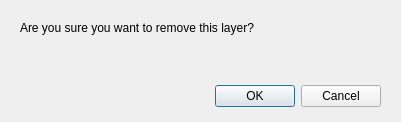
<?xml version="1.0" encoding="UTF-8"?>
<ui version="4.0">
 <class>deletelayer</class>
 <widget class="QDialog" name="deletelayer">
  <property name="geometry">
   <rect>
    <x>0</x>
    <y>0</y>
    <width>401</width>
    <height>122</height>
   </rect>
  </property>
  <property name="windowTitle">
   <string>Dialog</string>
  </property>
  <widget class="QDialogButtonBox" name="buttonBox">
   <property name="geometry">
    <rect>
     <x>40</x>
     <y>80</y>
     <width>341</width>
     <height>32</height>
    </rect>
   </property>
   <property name="orientation">
    <enum>Qt::Horizontal</enum>
   </property>
   <property name="standardButtons">
    <set>QDialogButtonBox::Cancel|QDialogButtonBox::Ok</set>
   </property>
  </widget>
  <widget class="QLabel" name="label">
   <property name="geometry">
    <rect>
     <x>20</x>
     <y>20</y>
     <width>311</width>
     <height>16</height>
    </rect>
   </property>
   <property name="text">
    <string>Are you sure you want to remove this layer?</string>
   </property>
  </widget>
 </widget>
 <resources/>
 <connections>
  <connection>
   <sender>buttonBox</sender>
   <signal>accepted()</signal>
   <receiver>deletelayer</receiver>
   <slot>accept()</slot>
   <hints>
    <hint type="sourcelabel">
     <x>248</x>
     <y>254</y>
    </hint>
    <hint type="destinationlabel">
     <x>157</x>
     <y>274</y>
    </hint>
   </hints>
  </connection>
  <connection>
   <sender>buttonBox</sender>
   <signal>rejected()</signal>
   <receiver>deletelayer</receiver>
   <slot>reject()</slot>
   <hints>
    <hint type="sourcelabel">
     <x>316</x>
     <y>260</y>
    </hint>
    <hint type="destinationlabel">
     <x>286</x>
     <y>274</y>
    </hint>
   </hints>
  </connection>
 </connections>
</ui>
